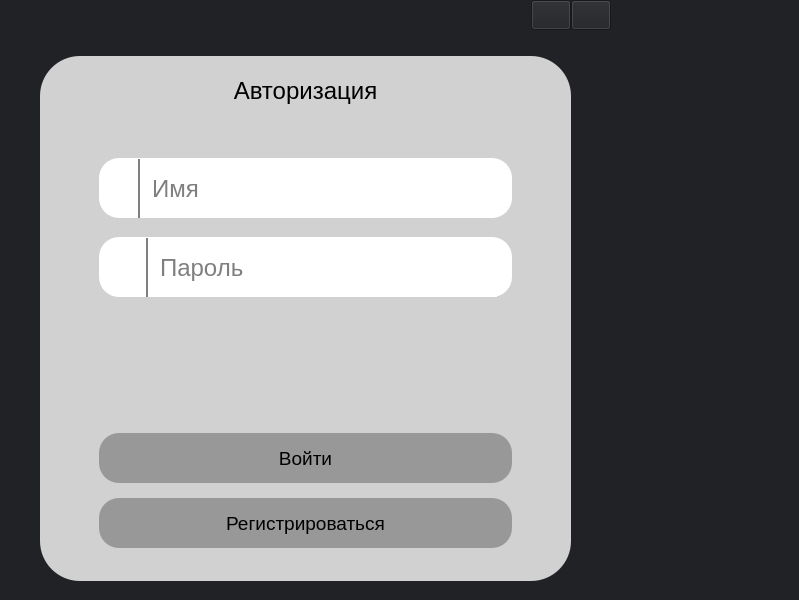
<?xml version="1.0" encoding="UTF-8"?>
<ui version="4.0">
 <class>Form</class>
 <widget class="QWidget" name="Form">
  <property name="geometry">
   <rect>
    <x>0</x>
    <y>0</y>
    <width>799</width>
    <height>600</height>
   </rect>
  </property>
  <property name="windowTitle">
   <string>Form</string>
  </property>
  <property name="styleSheet">
   <string notr="true">background:#212226;</string>
  </property>
  <widget class="QWidget" name="verticalLayoutWidget_3">
   <property name="geometry">
    <rect>
     <x>0</x>
     <y>0</y>
     <width>611</width>
     <height>601</height>
    </rect>
   </property>
   <layout class="QVBoxLayout" name="verticalLayout">
    <item>
     <widget class="QWidget" name="horizontalWidget" native="true">
      <property name="maximumSize">
       <size>
        <width>16777215</width>
        <height>30</height>
       </size>
      </property>
      <layout class="QHBoxLayout" name="horizontalLayout_2">
       <property name="spacing">
        <number>0</number>
       </property>
       <property name="leftMargin">
        <number>0</number>
       </property>
       <property name="topMargin">
        <number>0</number>
       </property>
       <property name="rightMargin">
        <number>0</number>
       </property>
       <property name="bottomMargin">
        <number>0</number>
       </property>
       <item>
        <spacer name="horizontalSpacer">
         <property name="orientation">
          <enum>Qt::Horizontal</enum>
         </property>
         <property name="sizeHint" stdset="0">
          <size>
           <width>40</width>
           <height>20</height>
          </size>
         </property>
        </spacer>
       </item>
       <item>
        <widget class="QPushButton" name="Roll_Up_Login">
         <property name="minimumSize">
          <size>
           <width>40</width>
           <height>30</height>
          </size>
         </property>
         <property name="font">
          <font>
           <pointsize>9</pointsize>
          </font>
         </property>
         <property name="text">
          <string/>
         </property>
         <property name="icon">
          <iconset>
           <normaloff>../Image/window_minimize_icon.svg</normaloff>../Image/window_minimize_icon.svg</iconset>
         </property>
         <property name="checkable">
          <bool>false</bool>
         </property>
         <property name="autoDefault">
          <bool>false</bool>
         </property>
         <property name="default">
          <bool>false</bool>
         </property>
         <property name="flat">
          <bool>false</bool>
         </property>
        </widget>
       </item>
       <item>
        <widget class="QPushButton" name="Exit_Login">
         <property name="minimumSize">
          <size>
           <width>40</width>
           <height>30</height>
          </size>
         </property>
         <property name="maximumSize">
          <size>
           <width>40</width>
           <height>30</height>
          </size>
         </property>
         <property name="font">
          <font>
           <pointsize>10</pointsize>
           <stylestrategy>PreferDefault</stylestrategy>
          </font>
         </property>
         <property name="styleSheet">
          <string notr="true"/>
         </property>
         <property name="text">
          <string/>
         </property>
         <property name="icon">
          <iconset>
           <normaloff>../Image/application_exit_icon.svg</normaloff>../Image/application_exit_icon.svg</iconset>
         </property>
        </widget>
       </item>
      </layout>
     </widget>
    </item>
    <item>
     <layout class="QHBoxLayout" name="horizontalLayout">
      <property name="leftMargin">
       <number>40</number>
      </property>
      <property name="topMargin">
       <number>20</number>
      </property>
      <property name="rightMargin">
       <number>40</number>
      </property>
      <property name="bottomMargin">
       <number>20</number>
      </property>
      <item>
       <widget class="QWidget" name="verticalWidget_2" native="true">
        <property name="styleSheet">
         <string notr="true">background:#D1D1D1;border-radius:40px;
   </string>
        </property>
        <layout class="QVBoxLayout" name="verticalLayout_2">
         <property name="spacing">
          <number>20</number>
         </property>
         <property name="leftMargin">
          <number>50</number>
         </property>
         <property name="topMargin">
          <number>10</number>
         </property>
         <property name="rightMargin">
          <number>50</number>
         </property>
         <property name="bottomMargin">
          <number>10</number>
         </property>
         <item>
          <widget class="QLabel" name="label_4">
           <property name="maximumSize">
            <size>
             <width>16777215</width>
             <height>50</height>
            </size>
           </property>
           <property name="font">
            <font>
             <pointsize>18</pointsize>
            </font>
           </property>
           <property name="styleSheet">
            <string notr="true"/>
           </property>
           <property name="text">
            <string>Авторизация</string>
           </property>
           <property name="alignment">
            <set>Qt::AlignCenter</set>
           </property>
          </widget>
         </item>
         <item>
          <widget class="QWidget" name="verticalWidget" native="true">
           <property name="maximumSize">
            <size>
             <width>16777215</width>
             <height>300</height>
            </size>
           </property>
           <layout class="QVBoxLayout" name="verticalLayout_3">
            <item>
             <widget class="QWidget" name="horizontalWidget_2" native="true">
              <property name="minimumSize">
               <size>
                <width>0</width>
                <height>50</height>
               </size>
              </property>
              <property name="maximumSize">
               <size>
                <width>16777215</width>
                <height>60</height>
               </size>
              </property>
              <property name="styleSheet">
               <string notr="true">background:#FFFFFF;border-radius:20px;</string>
              </property>
              <layout class="QHBoxLayout" name="horizontalLayout_3">
               <property name="spacing">
                <number>2</number>
               </property>
               <property name="leftMargin">
                <number>5</number>
               </property>
               <property name="topMargin">
                <number>1</number>
               </property>
               <property name="rightMargin">
                <number>18</number>
               </property>
               <property name="bottomMargin">
                <number>4</number>
               </property>
               <item>
                <widget class="QPushButton" name="NameIconLogin">
                 <property name="focusPolicy">
                  <enum>Qt::NoFocus</enum>
                 </property>
                 <property name="layoutDirection">
                  <enum>Qt::LeftToRight</enum>
                 </property>
                 <property name="styleSheet">
                  <string notr="true">padding:10px 0px 10px 0px;border:none;</string>
                 </property>
                 <property name="text">
                  <string/>
                 </property>
                 <property name="icon">
                  <iconset>
                   <normaloff>../Image/person-fill (1).svg</normaloff>../Image/person-fill (1).svg</iconset>
                 </property>
                 <property name="iconSize">
                  <size>
                   <width>40</width>
                   <height>40</height>
                  </size>
                 </property>
                </widget>
               </item>
               <item>
                <widget class="QLineEdit" name="NameLogin">
                 <property name="minimumSize">
                  <size>
                   <width>0</width>
                   <height>59</height>
                  </size>
                 </property>
                 <property name="maximumSize">
                  <size>
                   <width>16777215</width>
                   <height>100</height>
                  </size>
                 </property>
                 <property name="font">
                  <font>
                   <pointsize>18</pointsize>
                  </font>
                 </property>
                 <property name="layoutDirection">
                  <enum>Qt::LeftToRight</enum>
                 </property>
                 <property name="styleSheet">
                  <string notr="true">border-left:2px solid grey;border-radius:0px;padding-left:10px</string>
                 </property>
                 <property name="text">
                  <string/>
                 </property>
                 <property name="frame">
                  <bool>false</bool>
                 </property>
                 <property name="alignment">
                  <set>Qt::AlignLeading|Qt::AlignLeft|Qt::AlignVCenter</set>
                 </property>
                 <property name="placeholderText">
                  <string>Имя</string>
                 </property>
                </widget>
               </item>
              </layout>
             </widget>
            </item>
            <item>
             <widget class="QWidget" name="horizontalWidget_4" native="true">
              <property name="minimumSize">
               <size>
                <width>0</width>
                <height>50</height>
               </size>
              </property>
              <property name="maximumSize">
               <size>
                <width>16777215</width>
                <height>60</height>
               </size>
              </property>
              <property name="styleSheet">
               <string notr="true">background:#FFFFFF;border-radius:20px;</string>
              </property>
              <layout class="QHBoxLayout" name="horizontalLayout_5">
               <property name="spacing">
                <number>2</number>
               </property>
               <property name="leftMargin">
                <number>5</number>
               </property>
               <property name="topMargin">
                <number>1</number>
               </property>
               <property name="rightMargin">
                <number>15</number>
               </property>
               <property name="bottomMargin">
                <number>1</number>
               </property>
               <item>
                <widget class="QPushButton" name="PasswordIconLogin">
                 <property name="minimumSize">
                  <size>
                   <width>40</width>
                   <height>40</height>
                  </size>
                 </property>
                 <property name="focusPolicy">
                  <enum>Qt::NoFocus</enum>
                 </property>
                 <property name="autoFillBackground">
                  <bool>false</bool>
                 </property>
                 <property name="styleSheet">
                  <string notr="true">padding:10px 0px 10px 0px;border:none;</string>
                 </property>
                 <property name="text">
                  <string/>
                 </property>
                 <property name="icon">
                  <iconset>
                   <normaloff>../Image/lock-fill (1).svg</normaloff>../Image/lock-fill (1).svg</iconset>
                 </property>
                 <property name="iconSize">
                  <size>
                   <width>40</width>
                   <height>40</height>
                  </size>
                 </property>
                </widget>
               </item>
               <item>
                <widget class="QLineEdit" name="PasswordLogin">
                 <property name="minimumSize">
                  <size>
                   <width>0</width>
                   <height>60</height>
                  </size>
                 </property>
                 <property name="font">
                  <font>
                   <pointsize>18</pointsize>
                  </font>
                 </property>
                 <property name="layoutDirection">
                  <enum>Qt::LeftToRight</enum>
                 </property>
                 <property name="styleSheet">
                  <string notr="true">border-left:2px solid grey;border-radius:0px;padding-left:10px</string>
                 </property>
                 <property name="text">
                  <string/>
                 </property>
                 <property name="frame">
                  <bool>false</bool>
                 </property>
                 <property name="echoMode">
                  <enum>QLineEdit::Password</enum>
                 </property>
                 <property name="alignment">
                  <set>Qt::AlignLeading|Qt::AlignLeft|Qt::AlignVCenter</set>
                 </property>
                 <property name="placeholderText">
                  <string>Пароль</string>
                 </property>
                </widget>
               </item>
              </layout>
             </widget>
            </item>
            <item>
             <widget class="QLabel" name="Error_login">
              <property name="enabled">
               <bool>true</bool>
              </property>
              <property name="maximumSize">
               <size>
                <width>16777213</width>
                <height>50</height>
               </size>
              </property>
              <property name="font">
               <font>
                <pointsize>14</pointsize>
               </font>
              </property>
              <property name="text">
               <string/>
              </property>
             </widget>
            </item>
           </layout>
          </widget>
         </item>
         <item>
          <widget class="QWidget" name="verticalWidget_2" native="true">
           <property name="maximumSize">
            <size>
             <width>16777215</width>
             <height>160</height>
            </size>
           </property>
           <layout class="QVBoxLayout" name="verticalLayout_4">
            <property name="spacing">
             <number>2</number>
            </property>
            <item>
             <widget class="QPushButton" name="Enter">
              <property name="minimumSize">
               <size>
                <width>0</width>
                <height>50</height>
               </size>
              </property>
              <property name="font">
               <font>
                <pointsize>14</pointsize>
               </font>
              </property>
              <property name="styleSheet">
               <string notr="true">background:#989898;border-radius:20px;</string>
              </property>
              <property name="text">
               <string>Войти</string>
              </property>
             </widget>
            </item>
            <item>
             <widget class="QPushButton" name="Registration">
              <property name="minimumSize">
               <size>
                <width>0</width>
                <height>50</height>
               </size>
              </property>
              <property name="font">
               <font>
                <pointsize>14</pointsize>
               </font>
              </property>
              <property name="styleSheet">
               <string notr="true">background:#989898;border-radius:20px;</string>
              </property>
              <property name="text">
               <string>Регистрироваться</string>
              </property>
             </widget>
            </item>
           </layout>
          </widget>
         </item>
        </layout>
       </widget>
      </item>
     </layout>
    </item>
   </layout>
  </widget>
 </widget>
 <resources/>
 <connections/>
</ui>
